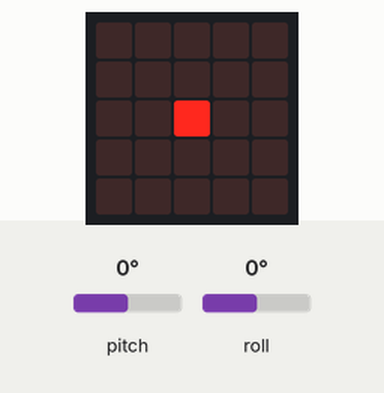
Bench run of a program on a simulated BBC micro:bit (MakeCode). Parts: the board's 5×5 LED display. The inputs (shaded band) are chosen by the test bench; at power-on: pitch 0°, roll 0°.

Above: at 1.2 s.
1.3 s: pitch set to -172°
At 2.5 s:
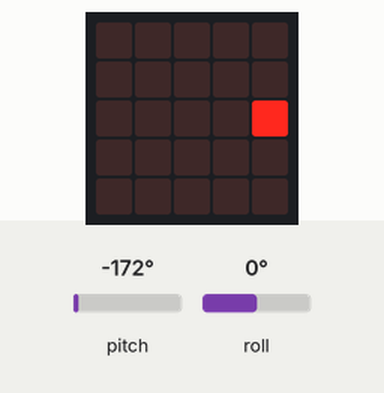
2.9 s: roll set to -172°
At 4.2 s:
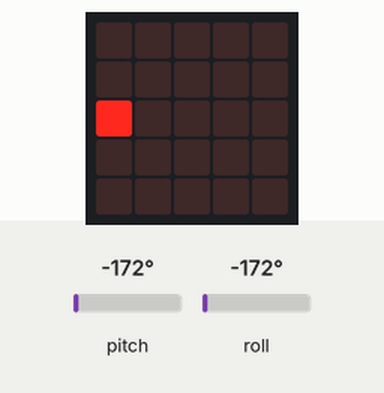
4.7 s: roll set to 0°
At 5.6 s:
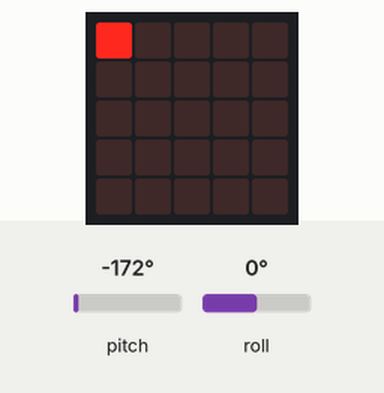
6.3 s: pitch set to 90°
At 7.5 s:
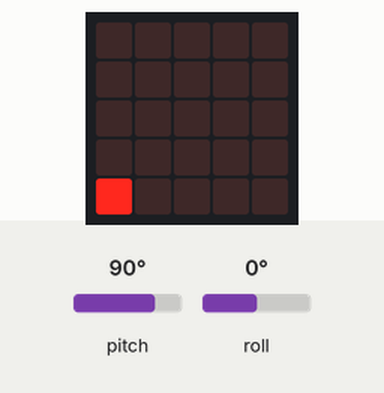
8.2 s: roll set to 90°
At 9.5 s:
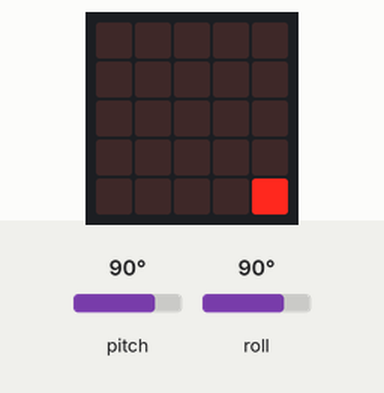
10.0 s: roll set to -90°
At 10.1 s:
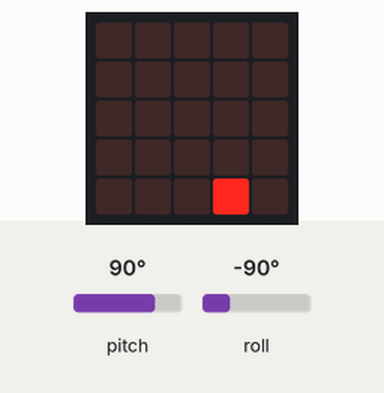
Timing chart, 0 to 12.9 s (numbered marks = the images above; inputs shaded):
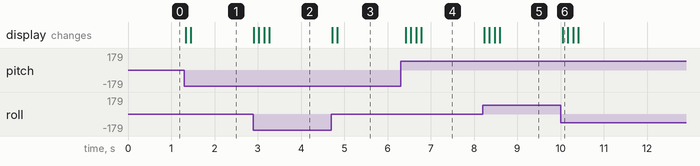

The program:

main.ts
```typescript
let スプライト = game.createSprite(2, 2)
let しきいち = 30
basic.forever(function () {
    if (input.rotation(Rotation.Roll) > しきいち) {
        スプライト.change(LedSpriteProperty.X, 1)
    } else if (input.rotation(Rotation.Roll) < しきいち * -1) {
        スプライト.change(LedSpriteProperty.X, -1)
    } else if (input.rotation(Rotation.Pitch) > しきいち) {
        スプライト.change(LedSpriteProperty.Y, 1)
    } else if (input.rotation(Rotation.Pitch) < しきいち * -1) {
        スプライト.change(LedSpriteProperty.Y, -1)
    } else {

    }
    basic.pause(100)
})
```

test.ts
```typescript
// テストはここに来ます。このパッケージが拡張機能として使用されるときにはコンパイルされません。
```

Measured:
- after the input at 1.3 s, the display: first changes at once (image 1 shows a later state)
- after the input at 2.9 s, the display: first changes at once (image 2 shows a later state)
- after the input at 4.7 s, the display: first changes at once (image 3 shows a later state)
- after the input at 6.3 s, the display: first changes after 0.12 s (image 4 shows a later state)
- after the input at 8.2 s, the display: first changes at once (image 5 shows a later state)
- after the input at 10.0 s, the display: changes after 0.05 s (image 6)
